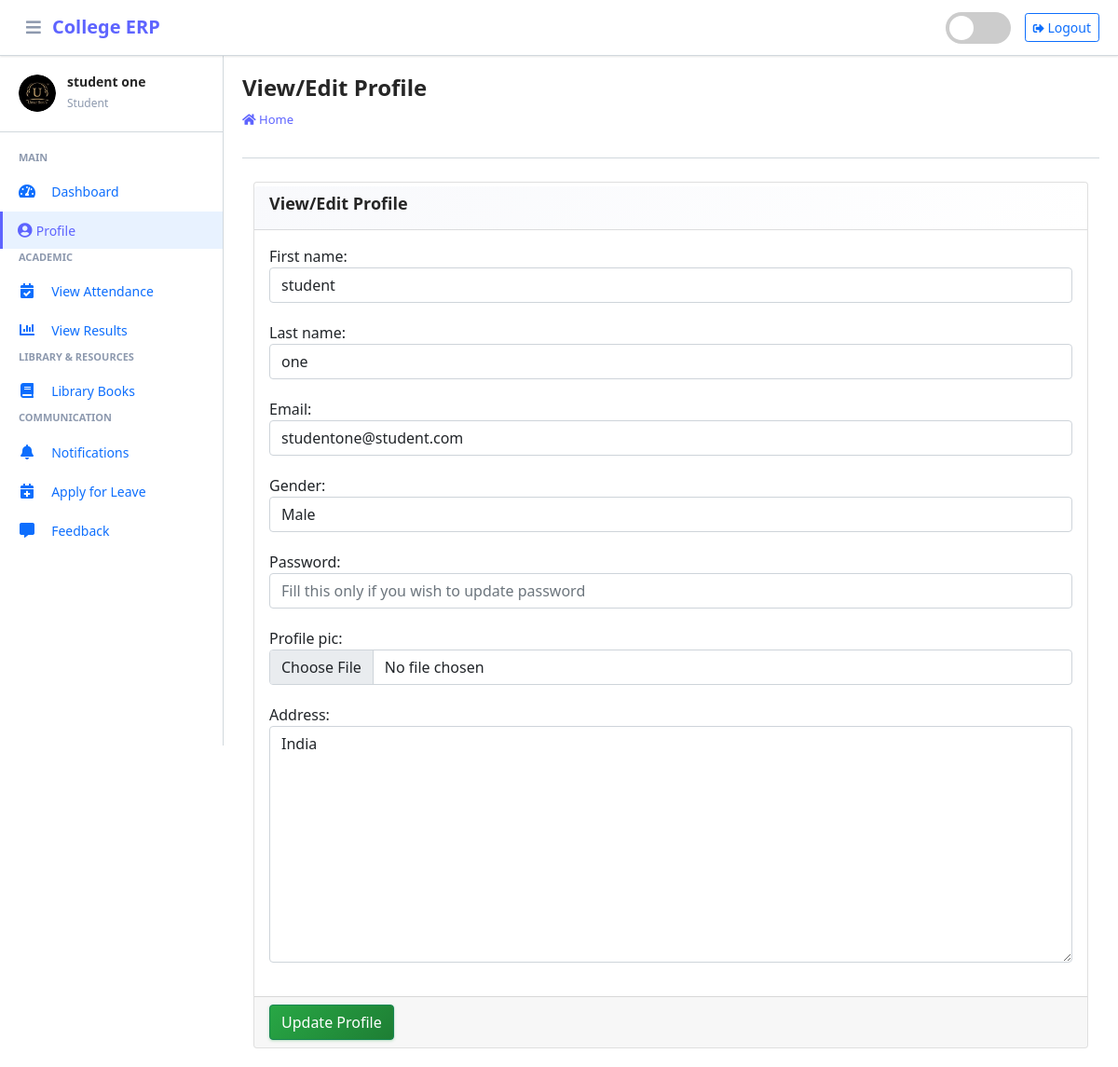
Page /student/view/profile/ (signed in) on the committed database.
### main_app/models.py (models this page shows, shortened)
class CustomUser(AbstractUser):
    USER_TYPE = ((1, "HOD"), (2, "Staff"), (3, "Student"))
    GENDER = [("M", "Male"), ("F", "Female")]
    username = None  # Removed username, using email instead
    email = models.EmailField(unique=True)
    user_type = models.CharField(default=1, choices=USER_TYPE, max_length=1)
    gender = models.CharField(max_length=1, choices=GENDER)
    profile_pic = models.ImageField()
    address = models.TextField()
    fcm_token = models.TextField(default="")  # For firebase notifications
    created_at = models.DateTimeField(auto_now_add=True)
    updated_at = models.DateTimeField(auto_now=True)
    USERNAME_FIELD = "email"
    REQUIRED_FIELDS = []
    objects = CustomUserManager()

### main_app/student_views.py (the view, shortened to what this page needs)
# urls.py: path("student/view/profile/", student_views.student_view_profile,
def student_view_profile(request):
    student = get_object_or_404(Student, admin=request.user)
    form = StudentEditForm(request.POST or None, request.FILES or None,
                           instance=student)
    context = {'form': form,
               'page_title': 'View/Edit Profile'
               }
    return render(request, "student_template/student_view_profile.html", context)

### main_app/forms.py
class StudentEditForm(CustomUserForm):
    def __init__(self, *args, **kwargs):
        super(StudentEditForm, self).__init__(*args, **kwargs)
    class Meta(CustomUserForm.Meta):
        model = Student
        fields = CustomUserForm.Meta.fields

### main_app/templates/student_template/student_view_profile.html (shortened to what this page needs)
{% extends 'main_app/base.html' %}
{% load static %}
{% block page_title %}{{page_title}}{% endblock page_title %}
{% block content %}
<section class="content">
    <div class="container-fluid">
        <div class="row">
            <div class="col-md-12">
                <div class="card card-dark">
                    <div class="card-header">
                        <h3 class="card-title">{{page_title}}</h3>
                    </div>
                    {% include "main_app/form_template.html" with messages=messages  form=form button_text="Update Profile"%}
                </div>
            </div>
        </div>
    </div>
</section>
{% endblock content %}

### main_app/templates/main_app/erpnext_sidebar.html (shortened to what this page needs)
{% load static %}
<div class="sidebar-header">
    <div class="sidebar-user">
        <img src="{{ request.user.profile_pic}}" alt="User Avatar" class="sidebar-user-avatar" id="sidebar-avatar" onerror="showDefaultAvatar()">
        <div class="sidebar-user-info">
            <h6>{{ user.get_full_name|default:user.username }}</h6>
            <small>
                {% if user.user_type == '1' %}
                    Administrator
                {% elif user.user_type == '2' %}
                    Staff Member
                {% else %}
                    Student
                {% endif %}
            </small>
        </div>
    </div>
</div>
<div class="nav-section">
    {% if user.user_type == '1' %}
        <h6 class="nav-section-title">Main</h6>
        <div class="nav-item">
            {% url 'admin_home' as admin_home %}
            <a href="{{ admin_home }}" class="nav-link {% if admin_home == request.path %}active{% endif %}">
                <i class="nav-icon fas fa-tachometer-alt"></i>
                <span class="nav-text">Dashboard</span>
            </a>
        </div>
        <div class="nav-item">
            {% url 'admin_view_profile' as admin_view_profile %}
            <a href="{{ admin_view_profile }}" class="nav-link {% if admin_view_profile == request.path %}active{% endif %}">
                <i class="fas fa-user-circle"></i>
                <span class="nav-text">Profile</span>
            </a>
        </div>
        <h6 class="nav-section-title">Academic Management</h6>
        <div class="nav-item has-submenu {% if 'course' in request.path %}open{% endif %}">
            <a href="#" class="nav-link">
                <i class="nav-icon fas fa-graduation-cap"></i>
                <span class="nav-text">Courses</span>
                <i class="nav-arrow fas fa-chevron-right"></i>
            </a>
            <div class="nav-submenu">
                <div class="nav-item">
                    {% url 'add_course' as add_course %}
                    <a href="{{ add_course }}" class="nav-link {% if add_course == request.path %}active{% endif %}">
                        <span class="nav-text">Add Course</span>
                    </a>
                </div>
                <div class="nav-item">
                    {% url 'manage_course' as manage_course %}
                    <a href="{{ manage_course }}" class="nav-link {% if manage_course == request.path or 'edit_course' in request.path %}active{% endif %}">
                        <span class="nav-text">Manage Courses</span>
                    </a>
                </div>
            </div>
        </div>
        <div class="nav-item has-submenu {% if 'subject' in request.path %}open{% endif %}">
            <a href="#" class="nav-link">
                <i class="nav-icon fas fa-book"></i>
                <span class="nav-text">Subjects</span>
                <i class="nav-arrow fas fa-chevron-right"></i>
            </a>
            <div class="nav-submenu">
                <div class="nav-item">
                    {% url 'add_subject' as add_subject %}
                    <a href="{{ add_subject }}" class="nav-link {% if add_subject == request.path %}active{% endif %}">
                        <span class="nav-text">Add Subject</span>
                    </a>
                </div>
                <div class="nav-item">
                    {% url 'manage_subject' as manage_subject %}
                    <a href="{{ manage_subject }}" class="nav-link {% if manage_subject == request.path or 'edit_subject' in request.path %}active{% endif %}">
                        <span class="nav-text">Manage Subjects</span>
                    </a>
                </div>
            </div>
        </div>
        <div class="nav-item has-submenu {% if 'session' in request.path %}open{% endif %}">
            <a href="#" class="nav-link">
                <i class="nav-icon fas fa-calendar-alt"></i>
                <span class="nav-text">Sessions</span>
                <i class="nav-arrow fas fa-chevron-right"></i>
            </a>
            <div class="nav-submenu">
                <div class="nav-item">
                    {% url 'add_session' as add_session %}
                    <a href="{{ add_session }}" class="nav-link {% if add_session == request.path %}active{% endif %}">
                        <span class="nav-text">Add Session</span>
                    </a>
                </div>
                <div class="nav-item">
                    {% url 'manage_session' as manage_session %}
                    <a href="{{ manage_session }}" class="nav-link {% if manage_session == request.path or 'edit_session' in request.path %}active{% endif %}">
                        <span class="nav-text">Manage Sessions</span>
                    </a>
                </div>
            </div>
        </div>
        <h6 class="nav-section-title">User Management</h6>
        <div class="nav-item">
            {% url 'add_staff' as add_staff %}
            <a href="{{ add_staff }}" class="nav-link {% if add_staff == request.path %}active{% endif %}">
                <i class="nav-icon fas fa-user-plus"></i>
                <span class="nav-text">Add Staff</span>
            </a>
        </div>
        <div class="nav-item">
            {% url 'manage_staff' as manage_staff %}
            <a href="{{ manage_staff }}" class="nav-link {% if manage_staff == request.path or 'edit_staff' in request.path %}active{% endif %}">
                <i class="nav-icon fas fa-users-cog"></i>
                <span class="nav-text">Manage Staff</span>
            </a>
        </div>
        <div class="nav-item">
            {% url 'add_student' as add_student %}
            <a href="{{ add_student }}" class="nav-link {% if add_student == request.path %}active{% endif %}">
                <i class="nav-icon fas fa-user-graduate"></i>
                <span class="nav-text">Add Student</span>
            </a>
        </div>
        <div class="nav-item">
            {% url 'manage_student' as manage_student %}
            <a href="{{ manage_student }}" class="nav-link {% if manage_student == request.path or 'edit_student' in request.path %}active{% endif %}">
                <i class="nav-icon fas fa-users"></i>
                <span class="nav-text">Manage Students</span>
            </a>
        </div>
        <h6 class="nav-section-title">Communication</h6>
        <div class="nav-item">
            {% url 'admin_notify_staff' as admin_notify_staff %}
            <a href="{{ admin_notify_staff }}" class="nav-link {% if admin_notify_staff == request.path %}active{% endif %}">
                <i class="nav-icon fas fa-bell"></i>
                <span class="nav-text">Notify Staff</span>
            </a>
        </div>
        <div class="nav-item">
            {% url 'admin_notify_student' as admin_notify_student %}
            <a href="{{ admin_notify_student }}" class="nav-link {% if admin_notify_student == request.path %}active{% endif %}">
                <i class="nav-icon fas fa-bullhorn"></i>
                <span class="nav-text">Notify Students</span>
            </a>
        </div>
        <h6 class="nav-section-title">Reports & Analytics</h6>
        <div class="nav-item">
            {% url 'admin_view_attendance' as admin_view_attendance %}
            <a href="{{ admin_view_attendance }}" class="nav-link {% if admin_view_attendance == request.path %}active{% endif %}">
                <i class="nav-icon fas fa-chart-line"></i>
                <span class="nav-text">View Attendance</span>
            </a>
        </div>
        <div class="nav-item">
            {% url 'student_feedback_message' as student_feedback_message %}
            <a href="{{ student_feedback_message }}" class="nav-link {% if student_feedback_message == request.path %}active{% endif %}">
                <i class="nav-icon fas fa-comments"></i>
                <span class="nav-text">Student Feedback</span>
            </a>
        </div>
        <div class="nav-item">
            {% url 'staff_feedback_message' as staff_feedback_message %}
            <a href="{{ staff_feedback_message }}" class="nav-link {% if staff_feedback_message == request.path %}active{% endif %}">
                <i class="nav-icon fas fa-comment-dots"></i>
                <span class="nav-text">Staff Feedback</span>
            </a>
        </div>
        <h6 class="nav-section-title">Leave Management</h6>
        <div class="nav-item">
            {% url 'view_staff_leave' as view_staff_leave %}
            <a href="{{ view_staff_leave }}" class="nav-link {% if view_staff_leave == request.path %}active{% endif %}">
                <i class="nav-icon fas fa-calendar-check"></i>
                <span class="nav-text">Staff Leave</span>
            </a>
        </div>
        <div class="nav-item">
            {% url 'view_student_leave' as view_student_leave %}
            <a href="{{ view_student_leave }}" class="nav-link {% if view_student_leave == request.path %}active{% endif %}">
                <i class="nav-icon fas fa-calendar-times"></i>
                <span class="nav-text">Student Leave</span>
            </a>
        </div>
    {% else %}
        <h6 class="nav-section-title">Main</h6>
        <div class="nav-item">
            {% url 'student_home' as student_home %}
            <a href="{{ student_home }}" class="nav-link {% if student_home == request.path %}active{% endif %}">
                <i class="nav-icon fas fa-tachometer-alt"></i>
                <span class="nav-text">Dashboard</span>
            </a>
        </div>
        <div class="nav-item">
            {% url 'student_view_profile' as student_view_profile %}
            <a href="{{ student_view_profile }}" class="nav-link {% if student_view_profile == request.path %}active{% endif %}">
                <i class="fas fa-user-circle"></i>
                <span class="nav-text">Profile</span>
            </a>
        </div>
        <h6 class="nav-section-title">Academic</h6>
        <div class="nav-item">
            {% url 'student_view_attendance' as student_view_attendance %}
            <a href="{{ student_view_attendance }}" class="nav-link {% if student_view_attendance == request.path %}active{% endif %}">
                <i class="nav-icon fas fa-calendar-check"></i>
                <span class="nav-text">View Attendance</span>
            </a>
        </div>
        <div class="nav-item">
            {% url 'student_view_result' as student_view_result %}
            <a href="{{ student_view_result }}" class="nav-link {% if student_view_result == request.path %}active{% endif %}">
                <i class="nav-icon fas fa-chart-bar"></i>
                <span class="nav-text">View Results</span>
            </a>
        </div>
        <h6 class="nav-section-title">Library & Resources</h6>
        <div class="nav-item">
            {% url 'view_books' as view_books %}
            <a href="{{ view_books }}" class="nav-link {% if view_books == request.path %}active{% endif %}">
                <i class="nav-icon fas fa-book"></i>
                <span class="nav-text">Library Books</span>
            </a>
        </div>
        <h6 class="nav-section-title">Communication</h6>
        <div class="nav-item">
            {% url 'student_view_notification' as student_view_notification %}
            <a href="{{ student_view_notification }}" class="nav-link {% if student_view_notification == request.path %}active{% endif %}">
                <i class="nav-icon fas fa-bell"></i>
                <span class="nav-text">Notifications</span>
            </a>
        </div>
        <div class="nav-item">
            {% url 'student_apply_leave' as student_apply_leave %}
            <a href="{{ student_apply_leave }}" class="nav-link {% if student_apply_leave == request.path %}active{% endif %}">
                <i class="nav-icon fas fa-calendar-plus"></i>
                <span class="nav-text">Apply for Leave</span>
            </a>
        </div>
        <div class="nav-item">
            {% url 'student_feedback' as student_feedback %}
            <a href="{{ student_feedback }}" class="nav-link {% if student_feedback == request.path %}active{% endif %}">
                <i class="nav-icon fas fa-comment-alt"></i>
                <span class="nav-text">Feedback</span>
            </a>
        </div>
    {% endif %}
</div>

### rows in the picture
CustomUser: user.profile_pic (picture), get_full_name "student one"

### other values in the picture
{{ page_title }} "View/Edit Profile"
{{ field.label_tag }} "First name:" "Last name:" "Email:" "Gender:" "Password:" "Profile pic:" "Address:"
{{ button_text }} "Update Profile"
